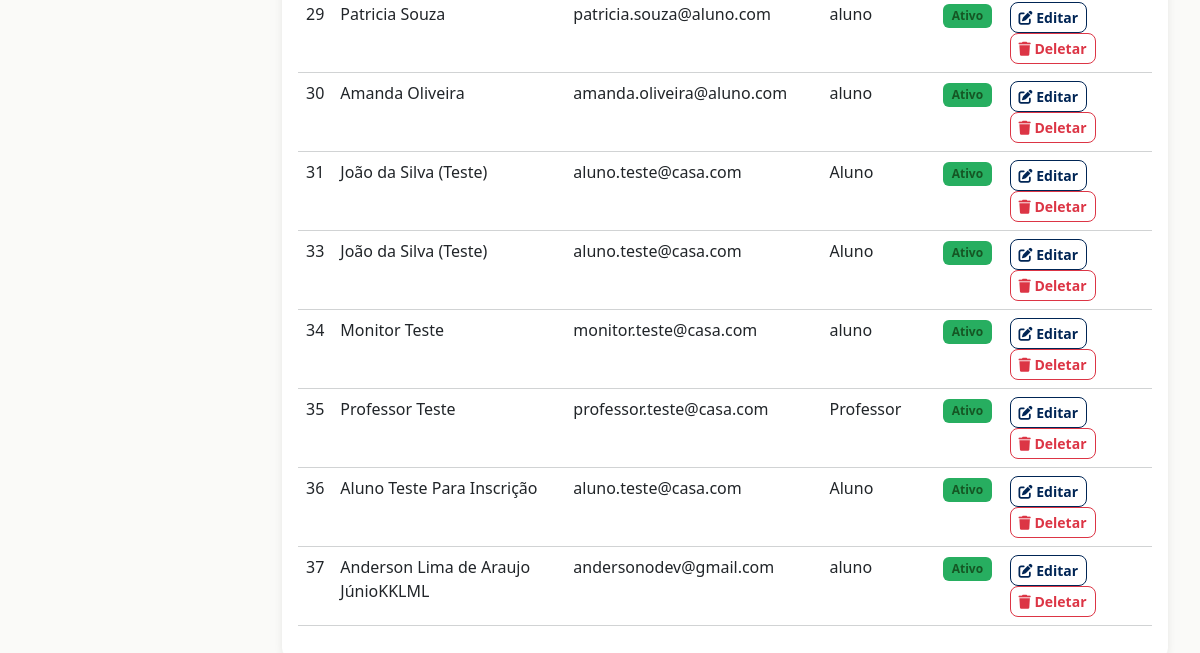
Before: /usuarios/ (signed in, lower part) with the older database file.
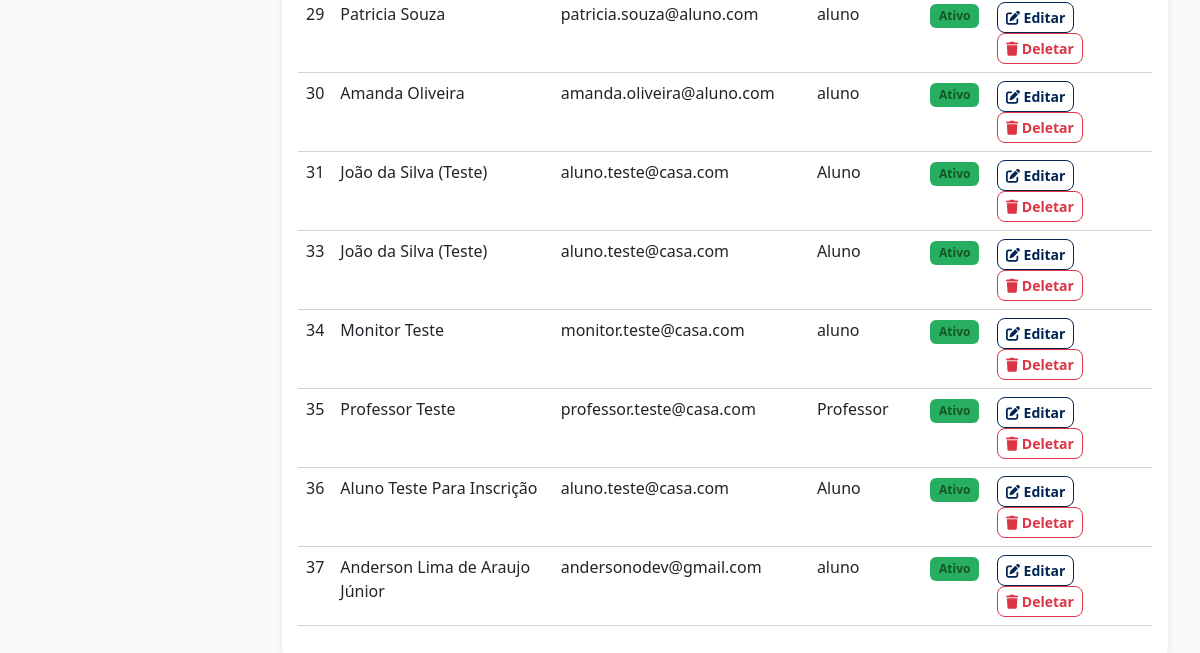
After: the same page with the newer database file.
### plataforma_Casa/models.py (models this page shows, shortened)
class Usuario(models.Model):
    nome = models.CharField(max_length=100)
    email = models.EmailField(max_length=100)
    tipo_usuario = models.ForeignKey(TipoUsuario, on_delete=models.CASCADE)
    ativo = models.BooleanField(default=True)

class TipoUsuario(models.Model):
    tipo = models.CharField(max_length=50)  # Ex: admin, professor, coordenador, aluno(ideal é ser por código(id))
    ativo = models.BooleanField(default=True)

### plataforma_Casa/views.py (the view)
# urls.py: path('usuarios/', views.listar_usuarios, name='listar_usuarios'),
@requer_admin_ou_coordenador
def listar_usuarios(request):
    usuarios = Usuario.objects.all().select_related('tipo_usuario')
    tipo_filtro = request.GET.get('tipo')
    if tipo_filtro:
        usuarios = usuarios.filter(tipo_usuario__id=tipo_filtro)
    status_filtro = request.GET.get('status')
    if status_filtro:
        usuarios = usuarios.filter(ativo=(status_filtro == 'ativo'))
    context = {
        'usuarios': usuarios,
    }
    return render(request, 'usuarios/listar.html', context)

### plataforma_Casa/context_processors.py (called while the page is built, shortened)
def user_groups(request):
    if request.user.is_authenticated:
        return {
            'is_aluno': request.user.groups.filter(name='Aluno').exists(),
            'is_monitor': request.user.groups.filter(name='Monitor').exists(),
            'is_professor': request.user.groups.filter(name='Professor').exists(),
            'is_admin': request.user.is_staff or request.user.is_superuser,
        }

### plataforma_Casa/views.py (called while the page is built, shortened)
def requer_admin_ou_coordenador(view_func):
    @wraps(view_func)
    @login_required(login_url='login')
    def wrapper(request, *args, **kwargs):
        is_admin = request.user.is_staff or request.user.is_superuser
        is_coordenador = request.user.groups.filter(name='Coordenador').exists()
        return view_func(request, *args, **kwargs)
    return wrapper

### plataforma_Casa/templates/usuarios/listar.html (shortened to what this page needs)
{% extends 'base.html' %}
{% block content %}
<div class="card">
    <div class="card-body">
        <div class="table-responsive">
            <table class="table table-hover">
                <tbody>
                    {% for usuario in usuarios %}
                        <tr>
                            <td>{{ usuario.id }}</td>
                            <td>{{ usuario.nome }}</td>
                            <td>{{ usuario.email }}</td>
                            <td>{{ usuario.tipo_usuario.tipo }}</td>
                            <td>
                                <span class="badge {% if usuario.ativo %}status-active{% else %}status-inactive{% endif %}">
                                    {% if usuario.ativo %}Ativo{% else %}Inativo{% endif %}
                                </span>
                            </td>
                            <td>
                                <a href="{% url 'editar_usuario' usuario.id %}" class="btn btn-sm btn-outline-primary">
                                    <i class="fas fa-edit"></i> Editar
                                </a>
                                <a href="{% url 'deletar_usuario' usuario.id %}" class="btn btn-sm btn-outline-danger" onclick="return confirm('Tem certeza?')">
                                    <i class="fas fa-trash"></i> Deletar
                                </a>
                            </td>
                        </tr>
                    {% empty %}
                        <tr>
                            <td colspan="6" class="text-center text-muted py-4">
                                Nenhum usuário encontrado.
                            </td>
                        </tr>
                    {% endfor %}
                </tbody>
            </table>
        </div>
    </div>
</div>
{% endblock %}

Changed rows visible on the page:
changed Usuario "andersonodev@gmail.com": nome "Anderson Lima de Araujo JúnioKKLML" → "Anderson Lima de Araujo Júnior"
